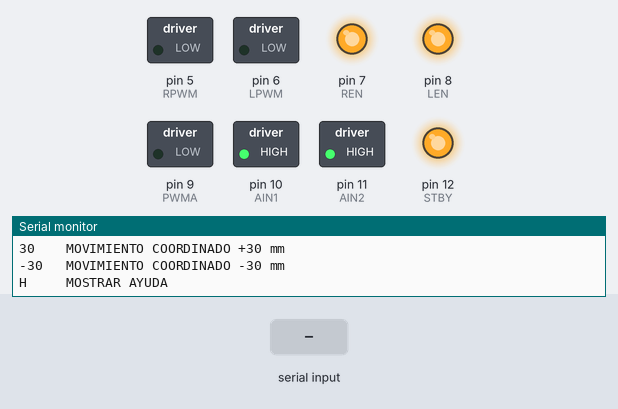
A sketch run on a simulated Arduino Uno, built with avr-gcc and run on an emulated ATmega328P. On the bench: switched loads named in the sketch (green lamp = pin HIGH), output pins drawn as LEDs (lit = HIGH), the last lines printed to the serial monitor. The test bench sets the inputs (shaded band).

Above: at 1.4 s.
1.5 s: "M 1\n" received over Serial
At 1.76 s:
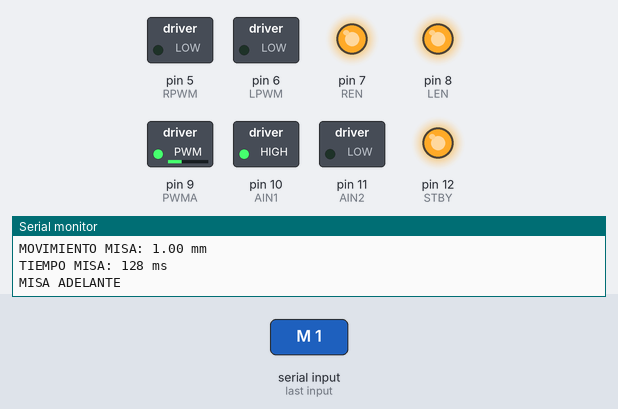
3.3 s: "E 1\n" received over Serial
At 3.56 s:
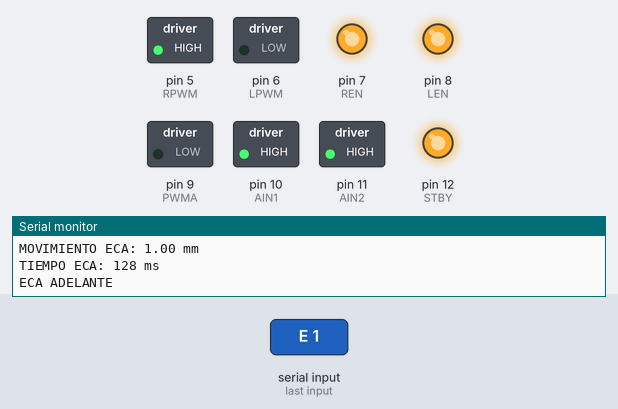
5.1 s: "M 150\n" received over Serial
At 6.0 s:
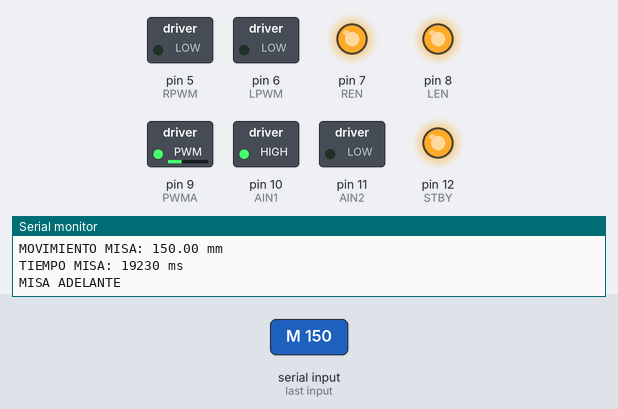
Timing chart, 0 to 26.0 s (numbered marks = the images above; inputs shaded):
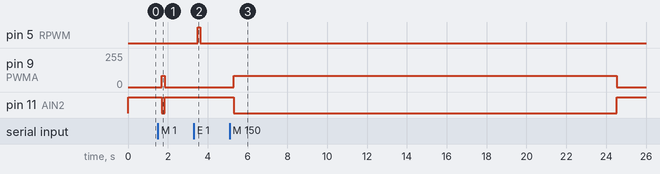

Measured:
- after the input at 1.5 s, pin 9 (PWMA): 0/255 → 86/255 after 0.21 s, → 0/255 0.13 s later; pin 11 (AIN2): HIGH → LOW after 0.21 s, → HIGH 0.13 s later
- after the input at 3.3 s, pin 5 (RPWM): LOW → HIGH after 0.21 s, → LOW 0.13 s later
- after the input at 5.1 s, pin 9 (PWMA): 0/255 → 86/255 after 0.21 s, → 0/255 19.2 s later; pin 11 (AIN2): HIGH → LOW after 0.21 s, → HIGH 19.2 s later

The sketch:

ApendiceAA.ino
```cpp
//  MOVIMIENTO ANTAGONISTA ECA MISA
// Control coordinado y posicionamiento de los actuadores ECA y MISA.

// CONFIGURACION ECA

#define RPWM 5
#define LPWM 6
#define REN 7
#define LEN 8

// CONFIGURACION MISA

#define PWMA 9
#define AIN1 10
#define AIN2 11
#define STBY 12

// PARAMETROS MISA

float velocidadRealMMS_MISA = 7.8;
int velocidadMotor_MISA = 86;

// PARAMETROS ECA

float velocidadRealMMS_ECA = 7.8;
int velocidadMotor_ECA = 255;

// DIRECCION

#define DIR_MISA 1
#define DIR_ECA 1

// POSICIONES

float posicionActual_MISA = 0.0;
float posicionActual_ECA = 0.0;

float origen_MISA = 0.0;
float origen_ECA = 0.0;

float posicionInicio_MISA = 50.0;
float posicionInicio_ECA = 0.0;

bool origenDefinido = false;
bool sistemaReady = false;

// CONFIGURACION INICIAL

void setup() {
  Serial.begin(9600);
  Serial.setTimeout(100);

  pinMode(RPWM, OUTPUT);
  pinMode(LPWM, OUTPUT);
  pinMode(REN, OUTPUT);
  pinMode(LEN, OUTPUT);

  pinMode(PWMA, OUTPUT);
  pinMode(AIN1, OUTPUT);
  pinMode(AIN2, OUTPUT);
  pinMode(STBY, OUTPUT);

  digitalWrite(REN, HIGH);
  digitalWrite(LEN, HIGH);
  digitalWrite(STBY, HIGH);

  detenerMISA();
  detenerECA();

  Serial.println("SISTEMA ANTAGONISTA LISTO");
  Serial.println("MISA TB6612");
  Serial.println("ECA BTS7960");

  imprimirAyuda();
}

// CICLO PRINCIPAL

void loop() {
  if (Serial.available() > 0) {
    String comando = Serial.readStringUntil('\n');
    comando.trim();

    if (comando.length() > 0) {
      procesarComando(comando);
    }
  }
}

// AYUDA

void imprimirAyuda() {
  Serial.println("");
  Serial.println("COMANDOS");
  Serial.println("M 5   MISA +5 mm");
  Serial.println("M -5  MISA -5 mm");
  Serial.println("E 5   ECA +5 mm");
  Serial.println("E -5  ECA -5 mm");
  Serial.println("O     DEFINIR ORIGEN");
  Serial.println("READY POSICION INICIAL");
  Serial.println("30    MOVIMIENTO COORDINADO +30 mm");
  Serial.println("-30   MOVIMIENTO COORDINADO -30 mm");
  Serial.println("H     MOSTRAR AYUDA");
}

// PROCESAMIENTO DE COMANDOS

void procesarComando(String comando) {
  comando.trim();

  if (comando.equalsIgnoreCase("H")) {
    imprimirAyuda();
    return;
  }

  if (comando.equalsIgnoreCase("O")) {
    origen_MISA = posicionActual_MISA;
    origen_ECA = posicionActual_ECA;
    origenDefinido = true;
    sistemaReady = false;

    Serial.println("NUEVO ORIGEN GUARDADO");
    imprimirPosiciones();
    return;
  }

  if (comando.equalsIgnoreCase("READY")) {
    if (!origenDefinido) {
      Serial.println("ERROR: DEFINIR ORIGEN CON O");
      return;
    }

    ejecutarReady();
    return;
  }

  int espacio = comando.indexOf(' ');

  if (espacio != -1) {
    String actuador = comando.substring(0, espacio);
    String valorStr = comando.substring(espacio + 1);

    actuador.trim();
    valorStr.trim();

    float distanciaMM = valorStr.toFloat();

    if (distanciaMM == 0.0) {
      Serial.println("DISTANCIA INVALIDA");
      return;
    }

    sistemaReady = false;

    if (actuador.equalsIgnoreCase("M")) {
      moverManualMISA(distanciaMM);
      return;
    }

    if (actuador.equalsIgnoreCase("E")) {
      moverManualECA(distanciaMM);
      return;
    }

    Serial.println("COMANDO INVALIDO");
    return;
  }

  if (esNumero(comando)) {
    if (!sistemaReady) {
      Serial.println("ERROR: EJECUTAR READY");
      return;
    }

    float deltaMM = comando.toFloat();

    if (deltaMM == 0.0) {
      Serial.println("DISTANCIA COORDINADA INVALIDA");
      return;
    }

    movimientoCoordinado(deltaMM);
    return;
  }

  Serial.println("COMANDO NO RECONOCIDO");
}

// VALIDACION NUMERICA

bool esNumero(String s) {
  if (s.length() == 0) {
    return false;
  }

  bool puntoEncontrado = false;

  for (int i = 0; i < s.length(); i++) {
    char c = s.charAt(i);

    if (c >= '0' && c <= '9') {
      continue;
    }

    if (c == '.' && !puntoEncontrado) {
      puntoEncontrado = true;
      continue;
    }

    if (c == '-' && i == 0) {
      continue;
    }

    return false;
  }

  return true;
}

// POSICIONES

void imprimirPosiciones() {
  Serial.print("POSICION MISA: ");
  Serial.print(posicionActual_MISA);
  Serial.println(" mm");

  Serial.print("POSICION RELATIVA MISA: ");
  Serial.print(posicionActual_MISA - origen_MISA);
  Serial.println(" mm");

  Serial.print("POSICION ECA: ");
  Serial.print(posicionActual_ECA);
  Serial.println(" mm");

  Serial.print("POSICION RELATIVA ECA: ");
  Serial.print(posicionActual_ECA - origen_ECA);
  Serial.println(" mm");

  Serial.print("ORIGEN DEFINIDO: ");
  Serial.println(origenDefinido ? "SI" : "NO");

  Serial.print("SISTEMA READY: ");
  Serial.println(sistemaReady ? "SI" : "NO");
}

// MOVIMIENTO MANUAL MISA

void moverManualMISA(float distanciaMM) {
  detenerECA();

  Serial.print("MOVIMIENTO MISA: ");
  Serial.print(distanciaMM);
  Serial.println(" mm");

  moverMISA(distanciaMM);
  posicionActual_MISA += distanciaMM;

  imprimirPosiciones();
}

// MOVIMIENTO MANUAL ECA

void moverManualECA(float distanciaMM) {
  detenerMISA();

  Serial.print("MOVIMIENTO ECA: ");
  Serial.print(distanciaMM);
  Serial.println(" mm");

  moverECA(distanciaMM);
  posicionActual_ECA += distanciaMM;

  imprimirPosiciones();
}

// POSICION READY

void ejecutarReady() {
  float objetivo_MISA = origen_MISA + posicionInicio_MISA;
  float objetivo_ECA = origen_ECA + posicionInicio_ECA;

  float delta_MISA = objetivo_MISA - posicionActual_MISA;
  float delta_ECA = objetivo_ECA - posicionActual_ECA;

  if (abs(delta_MISA) > 0.01) {
    Serial.print("POSICIONANDO MISA EN ");
    Serial.print(posicionInicio_MISA);
    Serial.println(" mm");

    moverMISA(delta_MISA);
    posicionActual_MISA = objetivo_MISA;
  }

  delay(300);

  if (abs(delta_ECA) > 0.01) {
    Serial.print("POSICIONANDO ECA EN ");
    Serial.print(posicionInicio_ECA);
    Serial.println(" mm");

    moverECA(delta_ECA);
    posicionActual_ECA = objetivo_ECA;
  }

  sistemaReady = true;

  Serial.println("SISTEMA EN READY");
  imprimirPosiciones();
}

// MOVIMIENTO COORDINADO

void movimientoCoordinado(float deltaMM) {
  Serial.print("MOVIMIENTO COORDINADO: ");
  Serial.print(deltaMM);
  Serial.println(" mm");

  if (deltaMM > 0) {
    Serial.println("MISA REGRESA ECA AVANZA");
  } else {
    Serial.println("MISA AVANZA ECA REGRESA");
  }

  float nuevaPosicion_MISA = posicionActual_MISA - deltaMM;
  float nuevaPosicion_ECA = posicionActual_ECA + deltaMM;

  moverSimultaneo(-deltaMM, deltaMM);

  posicionActual_MISA = nuevaPosicion_MISA;
  posicionActual_ECA = nuevaPosicion_ECA;

  Serial.println("MOVIMIENTO COORDINADO COMPLETADO");
  imprimirPosiciones();
}

// MOVIMIENTO SIMULTANEO

void moverSimultaneo(float distanciaMM_MISA, float distanciaMM_ECA) {
  unsigned long tiempoMS_MISA =
    calcularTiempoMovimiento(distanciaMM_MISA, velocidadRealMMS_MISA);

  unsigned long tiempoMS_ECA =
    calcularTiempoMovimiento(distanciaMM_ECA, velocidadRealMMS_ECA);

  Serial.print("TIEMPO MISA: ");
  Serial.print(tiempoMS_MISA);
  Serial.println(" ms");

  Serial.print("TIEMPO ECA: ");
  Serial.print(tiempoMS_ECA);
  Serial.println(" ms");

  detenerMISA();
  detenerECA();

  delay(200);

  iniciarMISA(distanciaMM_MISA);
  iniciarECA(distanciaMM_ECA);

  unsigned long tiempoInicioMS = millis();

  bool MISAActiva = true;
  bool ECAActiva = true;

  while (MISAActiva || ECAActiva) {
    unsigned long tiempoTranscurridoMS = millis() - tiempoInicioMS;

    if (MISAActiva && tiempoTranscurridoMS >= tiempoMS_MISA) {
      detenerMISA();
      MISAActiva = false;
    }

    if (ECAActiva && tiempoTranscurridoMS >= tiempoMS_ECA) {
      detenerECA();
      ECAActiva = false;
    }
  }

  delay(200);
}

// CALCULO DE TIEMPO

unsigned long calcularTiempoMovimiento(float distanciaMM, float velocidadMMS) {
  float distanciaAbsolutaMM = abs(distanciaMM);
  float tiempoS = distanciaAbsolutaMM / velocidadMMS;
  unsigned long tiempoMS = (unsigned long)(tiempoS * 1000.0);

  return tiempoMS;
}

// INICIO MISA

void iniciarMISA(float distanciaMM) {
  if (distanciaMM > 0) {
    Serial.println("MISA ADELANTE");
    digitalWrite(AIN1, HIGH);
    digitalWrite(AIN2, LOW);
  } else {
    Serial.println("MISA REVERSA");
    digitalWrite(AIN1, LOW);
    digitalWrite(AIN2, HIGH);
  }

  analogWrite(PWMA, velocidadMotor_MISA);
}

// INICIO ECA

void iniciarECA(float distanciaMM) {
  if (distanciaMM > 0) {
    Serial.println("ECA ADELANTE");
    analogWrite(RPWM, velocidadMotor_ECA);
    analogWrite(LPWM, 0);
  } else {
    Serial.println("ECA REVERSA");
    analogWrite(RPWM, 0);
    analogWrite(LPWM, velocidadMotor_ECA);
  }
}

// MOVIMIENTO MISA

void moverMISA(float distanciaMM) {
  unsigned long tiempoMS =
    calcularTiempoMovimiento(distanciaMM, velocidadRealMMS_MISA);

  Serial.print("TIEMPO MISA: ");
  Serial.print(tiempoMS);
  Serial.println(" ms");

  detenerMISA();
  delay(200);

  iniciarMISA(distanciaMM);
  delay(tiempoMS);

  detenerMISA();
  delay(200);
}

// MOVIMIENTO ECA

void moverECA(float distanciaMM) {
  unsigned long tiempoMS =
    calcularTiempoMovimiento(distanciaMM, velocidadRealMMS_ECA);

  Serial.print("TIEMPO ECA: ");
  Serial.print(tiempoMS);
  Serial.println(" ms");

  detenerECA();
  delay(200);

  iniciarECA(distanciaMM);
  delay(tiempoMS);

  detenerECA();
  delay(200);
}

// DETENCION MISA

void detenerMISA() {
  analogWrite(PWMA, 0);
  digitalWrite(AIN1, HIGH);
  digitalWrite(AIN2, HIGH);
}

// DETENCION ECA

void detenerECA() {
  analogWrite(RPWM, 0);
  analogWrite(LPWM, 0);
}
```
